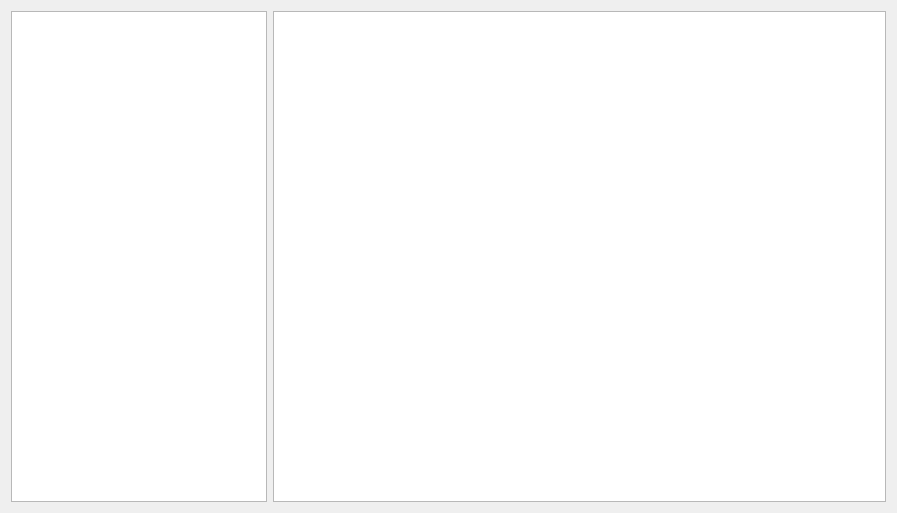
<?xml version="1.0" encoding="UTF-8"?>
<ui version="4.0">
 <class>FileView</class>
 <widget class="QWidget" name="FileView">
  <property name="geometry">
   <rect>
    <x>0</x>
    <y>0</y>
    <width>897</width>
    <height>513</height>
   </rect>
  </property>
  <property name="windowTitle">
   <string>Form</string>
  </property>
  <layout class="QGridLayout" name="gridLayout" rowstretch="0" columnstretch="0,3">
   <item row="0" column="0">
    <widget class="QTreeView" name="treeView_dirs"/>
   </item>
   <item row="0" column="1">
    <widget class="QTableView" name="tableView_files"/>
   </item>
  </layout>
 </widget>
 <resources/>
 <connections/>
</ui>
